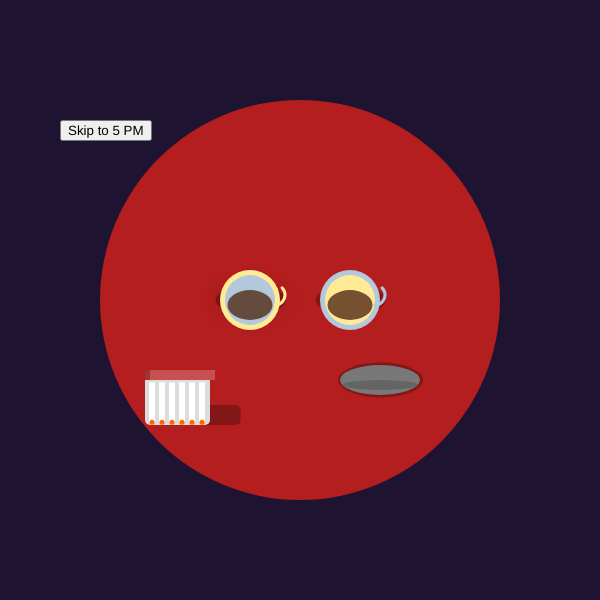
Frame 1 (no input)
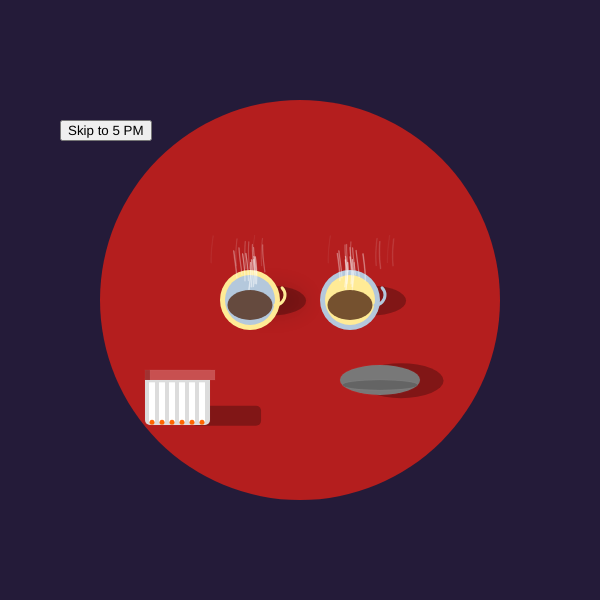
Frame 60 (no input)
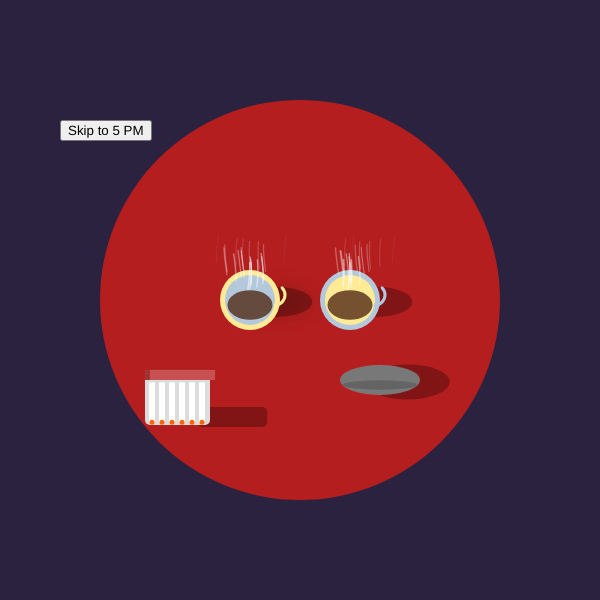
Frame 120 (the mouse pressed at the canvas centre since frame 60)

The p5.js sketch that drew these frames (run headless with seeded random() and noise() and a simulated clock; from frame 60 on, the mouse is pressed at the canvas centre):

// p5.js sketch
// ── sketch.js
let tableSize = 400;
let cupX, cupY, secondCupX, secondCupY;
let coffeeLevel = 1, secondCoffeeLevel = 1;
let startTime;
let steamParticles = [], secondSteamParticles = [];
let shadowOffsetX = 0, shadowOffsetY = 0;

let ashtrayX, ashtrayY;
let smokeParticles = [];

let cigPackX, cigPackY;
let cigarettes = []; // Declare cigarettes array here
let draggedCig = null;
let flapAngle = 0;

let skipButton;
let skipToFivePM = false;

let cards = []; // Array to hold card objects
let cardWidth = 40, cardHeight = 60;


function setup() {
  createCanvas(600, 600);
  pixelDensity(1);
  cupX = width / 2 - 50;
  cupY = height / 2;
  secondCupX = width / 2 + 50;
  secondCupY = height / 2;
  ashtrayX = width / 2 + 80;
  ashtrayY = height / 2 + 80;
  cigPackX = width / 2 - 150;
  cigPackY = height / 2 + 80;
  startTime = millis();
  noStroke();

  // Button to skip to 5 PM
  skipButton = createButton('Skip to 5 PM');
  skipButton.position(60, 120);
  skipButton.mousePressed(() => skipToFivePM = true);

  // Adjusting cigarette pack
  let cigPackWidth = 10; // Reduced width
  let cigSpacing = 2;    // Closer spacing between cigarettes

  // Adjust positions of cigarettes to fit into the new pack width
  for (let i = 0; i < 6; i++) {
    let cx = cigPackX + cigSpacing + i * cigPackWidth; // Tightened positions
    let cy = cigPackY + 2.3;  // Adjusted vertical position to move the cigs up
    cigarettes.push(new Cigarette(cx, cy)); // Pushing Cigarette objects into the array
  }
}

function draw() {
  let elapsedTime = (millis() - startTime) / 1000;
  let timeOfDay = (elapsedTime / 120) % 1;

  // If the button is pressed, jump to 5 PM (0.708)
  if (skipToFivePM) {
    timeOfDay = 0.708;
  }

  drawBackground(timeOfDay);
  drawTable();
  drawShadow(timeOfDay);

  // Draw Negronis after 5 PM (5:00 PM = 0.708 of a day)
  if (timeOfDay >= 0.708) {
    drawNegroni(cupX, cupY, coffeeLevel);  // Negroni replaces coffee cup
    drawNegroni(secondCupX, secondCupY, secondCoffeeLevel); // Same for second cup
    updateNegroniLevel();
    drawCards(); // Draw the playing cards when Negronis appear
    drawOppositeCards(); // Draw the second set of playing cards on the opposite side
    steamParticles = [];
    secondSteamParticles = [];
  } else {
    drawCoffeeCup();
    drawSecondCoffeeCup();
    updateSteam(); // Keep updating steam before 5 PM
    updateSecondSteam();
  }

  updateSteam();
  updateSecondSteam();
  drawAshtray();
  drawCigarettePack();

  let hoveringPack = mouseX > cigPackX - 5 && mouseX < cigPackX + 105 &&
                     mouseY > cigPackY - 10 && mouseY < cigPackY + 50;
  if (hoveringPack && flapAngle < PI / 5) {
    flapAngle += 0.02;
  } else if (!hoveringPack && flapAngle > 0) {
    flapAngle -= 0.02;
  }

  for (let cig of cigarettes) {
    cig.update();
    cig.display();
  }

  updateSmoke();

  coffeeLevel = max(0, 1 - timeOfDay);
  secondCoffeeLevel = max(0, 1 - timeOfDay);
}

function drawNegroni(x, y, level) {
  // Negroni glass (simplified for now)
  fill(200, 30, 30); // Red color for the Negroni
  ellipse(x, y, 60, 60); // Glass outline

  fill(255, 50, 50, 200); // Semi-transparent red for the drink
  ellipse(x, y, 50, 50); // Glass contents

  fill(255, 255, 255, 100); // Ice cubes (simple squares)
  rect(x - 10, y - 5, 8, 8);
  rect(x + 5, y + 5, 8, 8);
}
function drawCards() {
  // Position of the cards on the table
  let cardX = width / 2 - 100;
  let cardY = height / 2 + 50;

  // Draw 3 cards near the cups
  for (let i = 0; i < 3; i++) {
    fill(255);
    rect(cardX + i * (cardWidth + 10), cardY, cardWidth, cardHeight, 5);
    fill(0);
    textAlign(CENTER, CENTER);
    textSize(18);
    text("A", cardX + i * (cardWidth + 10) + cardWidth / 2, cardY + cardHeight / 2); // "A" for Ace
  }
}
function drawOppositeCards() {
  // Position of the cards on the opposite side of the table 
  let cardX = width / 5 + 50;
  let cardY = height / 5 + 50;

  // Draw 3 cards near the second cup, mirrored across the table
  for (let i = 0; i < 3; i++) {
    fill(255);
    rect(cardX + i * (cardWidth + 10), cardY, cardWidth, cardHeight, 5);
    fill(0);
    textAlign(CENTER, CENTER);
    textSize(18);
    text("K", cardX + i * (cardWidth + 10) + cardWidth / 2, cardY + cardHeight / 2); // "K" for King
  }
}
function drawBackground(t) {
  let morning = color(220, 230, 255);
  let noon = color(255, 255, 240);
  let evening = color(255, 180, 120);
  let night = color(30, 20, 50);

  let bg;
  if (t < 0.25) bg = lerpColor(night, morning, t * 4);
  else if (t < 0.5) bg = lerpColor(morning, noon, (t - 0.25) * 4);
  else if (t < 0.75) bg = lerpColor(noon, evening, (t - 0.5) * 4);
  else bg = lerpColor(evening, night, (t - 0.75) * 4);

  background(bg);
}

function drawTable() {
  fill(180, 30, 30);
  ellipse(width / 2, height / 2, tableSize, tableSize);
}

function drawCoffeeCup() {
  fill(255, 235, 150);
  ellipse(cupX, cupY, 60, 60);
  fill(180, 200, 220);
  ellipse(cupX, cupY, 50, 50);
  fill(80, 40, 20, 200);
  ellipse(cupX, cupY + 5, 45, 30 * coffeeLevel);
  noFill();
  stroke(255, 235, 150);
  strokeWeight(3);
  arc(cupX + 25, cupY - 5, 20, 20, -PI / 4, PI / 2);
  noStroke();
}

function drawSecondCoffeeCup() {
  fill(180, 200, 220);
  ellipse(secondCupX, secondCupY, 60, 60);
  fill(255, 235, 150);
  ellipse(secondCupX, secondCupY, 50, 50);
  fill(80, 40, 20, 200);
  ellipse(secondCupX, secondCupY + 5, 45, 30 * secondCoffeeLevel);
  noFill();
  stroke(180, 200, 220);
  strokeWeight(3);
  arc(secondCupX + 25, secondCupY - 5, 20, 20, -PI / 4, PI / 2);
  noStroke();
}

let shadowSpeed = 0.02; // Add a shadow speed for smoothness
let shadowTargetX = 0, shadowTargetY = 0;

function drawShadow(t) {
  let angle = TWO_PI * t;

  // Smoothly interpolate the shadow position
  shadowTargetX = cos(angle) * 30;
  shadowTargetY = sin(angle) * 30;

  // Interpolate shadow movement
  shadowOffsetX += (shadowTargetX - shadowOffsetX) * shadowSpeed;
  shadowOffsetY += (shadowTargetY - shadowOffsetY) * shadowSpeed;

  let shadowX = cupX + shadowOffsetX;
  let shadowY = cupY + shadowOffsetY;
  let opacity = map(sin(angle), -1, 1, 40, 100);

  push();
  drawingContext.shadowBlur = 20;
  drawingContext.shadowColor = 'rgba(0, 0, 0, 0.5)';
  fill(0, opacity);
  ellipse(shadowX, shadowY, 70, 30);
  drawingContext.shadowBlur = 0;
  pop();

  let secondShadowX = secondCupX + shadowOffsetX;
  let secondShadowY = secondCupY + shadowOffsetY;
  fill(0, opacity);
  ellipse(secondShadowX, secondShadowY, 70, 30);
    
  // Ashtray shadow
  let ashtrayShadowX = ashtrayX + shadowOffsetX;
  let ashtrayShadowY = ashtrayY + shadowOffsetY;
  fill(0, opacity);
  ellipse(ashtrayShadowX, ashtrayShadowY, 85, 35);

  // Cigarette pack shadow
  let cigPackShadowX = cigPackX + shadowOffsetX + 20; // center the shadow roughly
  let cigPackShadowY = cigPackY + shadowOffsetY + 25; // adjust for vertical center
  fill(0, opacity);
  rect(cigPackShadowX, cigPackShadowY, 70, 20, 5);
}


function drawAshtray() {
  fill(120);
  ellipse(ashtrayX, ashtrayY, 80, 30);
  fill(100);
  ellipse(ashtrayX, ashtrayY + 5, 75, 10);
}

function drawCigarettePack() {
  push();
  translate(cigPackX, cigPackY);

  // Adjusting the pack width to fit the 6 cigarettes that are now closer together
  let cigPackWidth = 10 * 6 + 5; // 6 cigarettes, 10 units wide, with a small gap
  let cigPackHeight = 50;

  // Draw the outer body of the pack
  fill(220);
  rect(-5, -5, cigPackWidth, cigPackHeight, 5); // Width adjusted to match cigarettes

  // Draw the top part of the pack
  fill(160, 50, 50);
  rect(-5, -10, cigPackWidth, 10); // Keep the top the same width as the pack

  // Draw the flap of the pack
  push();
  translate(cigPackWidth, -5);
  rotate(-flapAngle);
  fill(200, 80, 80);
  rect(-cigPackWidth, -5, cigPackWidth, 10); // Width adjusted to match pack size
  pop();

  pop();
}

function updateSteam() {
  if (coffeeLevel > 0 && frameCount % 5 === 0 && random() < coffeeLevel) {
    steamParticles.push(new SteamLine(cupX, cupY - 30, coffeeLevel));
  }

  for (let i = steamParticles.length - 1; i >= 0; i--) {
    let p = steamParticles[i];
    p.update();
    p.display();
    if (p.isFinished()) steamParticles.splice(i, 1);
  }
}

function updateSecondSteam() {
  if (secondCoffeeLevel > 0 && frameCount % 5 === 0 && random() < secondCoffeeLevel) {
    secondSteamParticles.push(new SteamLine(secondCupX, secondCupY - 30, secondCoffeeLevel));
  }

  for (let i = secondSteamParticles.length - 1; i >= 0; i--) {
    let p = secondSteamParticles[i];
    p.update();
    p.display();
    if (p.isFinished()) secondSteamParticles.splice(i, 1);
  }
}

function updateSmoke() {
  for (let cig of cigarettes) {
    if (cig.lit && cig.burnAmount < 1 && frameCount % 5 === 0) {
      let tipY = cig.y + cig.length * (1 - cig.burnAmount);
      smokeParticles.push(new Smoke(cig.x, tipY - 2));
    }
  }

  for (let i = smokeParticles.length - 1; i >= 0; i--) {
    let s = smokeParticles[i];
    s.update();
    s.display();
    if (s.isFinished()) smokeParticles.splice(i, 1);
  }
}

function updateNegroniLevel() {
  coffeeLevel = max(0, coffeeLevel - 0.001);
  secondCoffeeLevel = max(0, secondCoffeeLevel - 0.001);
}


function mousePressed() {
  for (let cig of cigarettes) {
    if (!cig.dragged && dist(mouseX, mouseY, cig.x, cig.y) < 10) {
      draggedCig = cig;
      cig.dragged = true;
      break;
    }
  }

  for (let cig of cigarettes) {
    let tipY = cig.y + cig.length * (1 - cig.burnAmount);
    if (dist(mouseX, mouseY, cig.x, tipY) < 10 && cig.dragged && !cig.lit) {
      cig.lit = true;
    }
  }
}

function mouseDragged() {
  if (draggedCig) {
    draggedCig.x = mouseX;
    draggedCig.y = mouseY;
  }
}

function mouseReleased() {
  draggedCig = null;
}

// --- Classes ---
class SteamLine {
  constructor(x, y, level) {
    this.x = x + random(-5, 5);
    this.y = 290;
    this.opacity = 100 * level;
    this.level = level;
    this.curve = random(-0.5, 0.5);
    this.offset = 0;
  }
  update() {
    this.y -= 0.3;
    this.x += this.curve;
    this.offset += 0.05;
    this.opacity -= 1.0;
  }
  display() {
    noFill();
    stroke(255, this.opacity);
    strokeWeight(map(this.level, 0, 1, 0.2, 1.2));
    beginShape();
    for (let i = 0; i < 10; i++) {
      let px = this.x + sin(this.offset + i * 0.2) * 2;
      let py = this.y - i * 3;
      vertex(px, py);
    }
    endShape();
  }
  isFinished() {
    return this.opacity <= 0;
  }
}

class Smoke {
  constructor(x, y) {
    this.x = x + random(-2, 2);
    this.y = y;
    this.opacity = 100;
    this.size = random(3, 6);
  }
  update() {
    this.y -= 0.5;
    this.x += random(-0.4, 0.4);
    this.opacity -= 1;
    this.size += 0.05;
  }
  display() {
    noFill();
    stroke(255, this.opacity);
    strokeWeight(1);
    ellipse(this.x, this.y, this.size, this.size);
  }
  isFinished() {
    return this.opacity <= 0;
  }
}

class Cigarette {
  constructor(x, y) {
    this.x = x;
    this.y = y;
    this.length = 40;
    this.burnAmount = 0;
    this.lit = false;
    this.dragged = false;
  }

  update() {
    if (this.lit) {
      this.burnAmount = min(1, this.burnAmount + 0.0006);
    }
  }

  display() {
    let burnY = this.y + this.length * (1 - this.burnAmount);
    fill(255);
    rect(this.x - 3, this.y, 6, this.length * (1 - this.burnAmount));
    fill(this.burnAmount < 0.95 ? color(255, 100, 0) : color(139, 69, 19));
    ellipse(this.x, burnY, 5, 5);
  }
}
